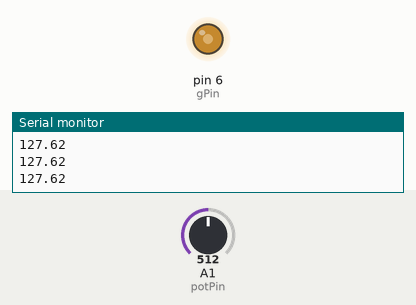
Simulated run of this sketch. Board: Arduino Uno, built with avr-gcc and run on an emulated ATmega328P. Shown: output pins drawn as LEDs (lit = HIGH), the last lines printed to the serial monitor. The test bench sets the inputs (shaded band); at power-on: A1 (potPin) = 512.

Above: at 1.2 s.
1.3 s: A1 (potPin) set to 716
At 1.9 s:
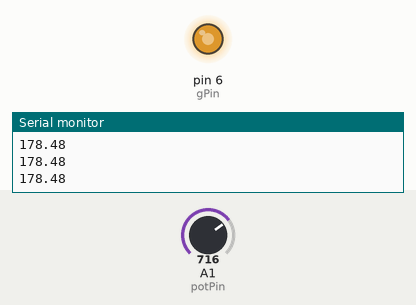
2.8 s: A1 (potPin) set to 900
At 4.0 s:
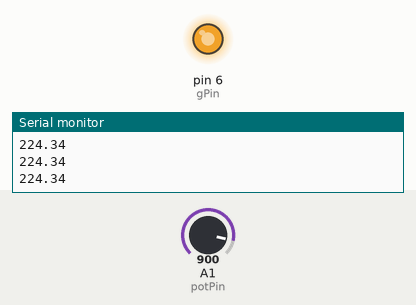
4.3 s: A1 (potPin) set to 122
At 5.2 s:
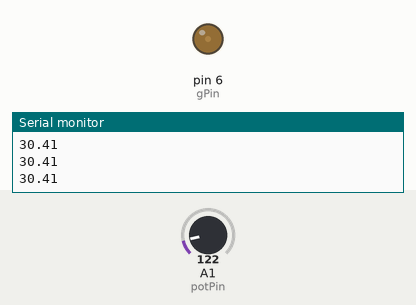
5.8 s: A1 (potPin) set to 0
At 6.3 s:
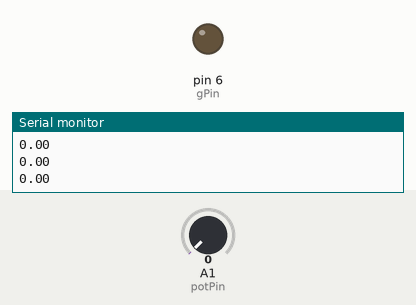
7.3 s: A1 (potPin) set to 511
At 7.6 s:
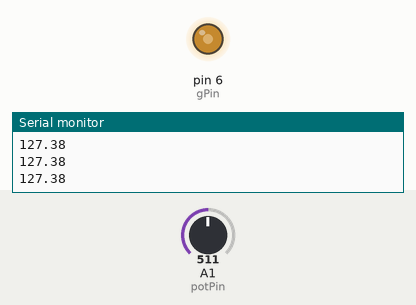
Timing chart, 0 to 9.8 s (numbered marks = the images above; inputs shaded):
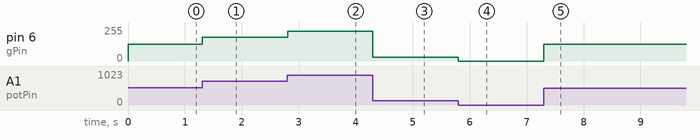

Measured:
- after the input at 1.3 s, pin 6 (gPin): 127/255 → 178/255 at once
- after the input at 2.8 s, pin 6 (gPin): 178/255 → 224/255 at once
- after the input at 4.3 s, pin 6 (gPin): 224/255 → 30/255 at once
- after the input at 5.8 s, pin 6 (gPin): 30/255 → 0/255 at once
- after the input at 7.3 s, pin 6 (gPin): 0/255 → 127/255 at once

The sketch:

dimmableLED.ino
```cpp
int potPin = A1;
int gPin = 6;
int potVal;
float ledVal;

void setup() {
  // put your setup code here, to run once:
pinMode(potPin,INPUT);
pinMode(gPin, OUTPUT);
Serial.begin(9600);
}

void loop() {
  // put your main code here, to run repeatedly:
potVal = analogRead(potPin);
ledVal = (255./1023.)*potVal;
analogWrite(gPin,ledVal);
Serial.println(ledVal);
}
```
